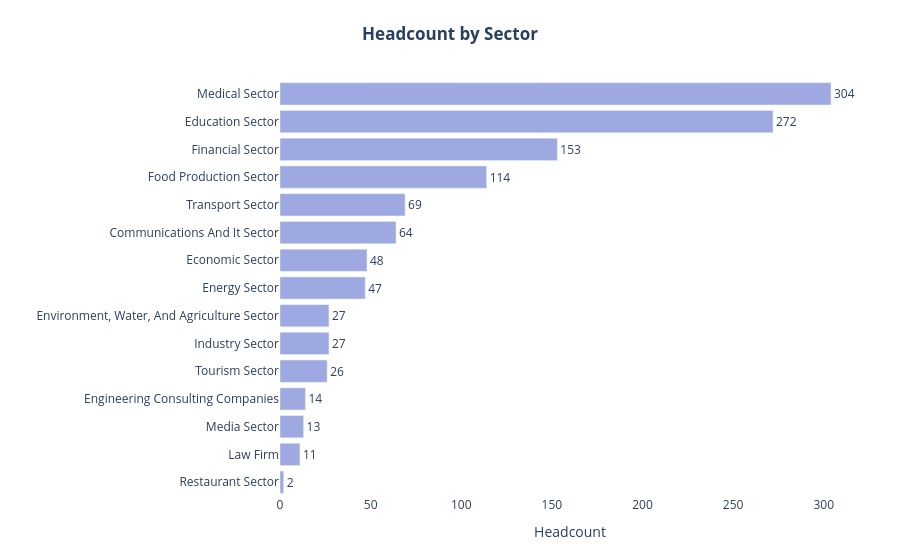

Notebook source saved alongside this figure:
### Markdown cell above
Key Insights

A small number of departments have exceptionally high attrition rates (values at or near 1.0 on the chart), highlighting acute retention problems in those areas.

Many departments cluster at moderate attrition rates (0.4–0.8), but the extreme outliers indicate targeted intervention is needed in top-ranking departments.

### Code cell
# حساب عدد الموظفين لكل قطاع
sector_counts = (
    df["Sector"]
    .value_counts()
    .sort_values(ascending=True)   # عشان يكون أفقي مرتب
)

fig = go.Figure()

fig.add_trace(go.Bar(
    x=sector_counts.values,
    y=sector_counts.index,
    orientation="h",
    marker_color="#9DA9E0",
    text=sector_counts.values,
    textposition="outside"
))

fig.update_layout(
    title={
        "text": "<b>Headcount by Sector</b>",
        "x": 0.5,
        "xanchor": "center"
    },
    xaxis_title="Headcount",
    yaxis_title="",
    width=900,
    height=550,
    plot_bgcolor="white",
    margin=dict(l=200, r=40, t=80, b=40)
)

fig.update_traces(
    hovertemplate="<b>%{y}</b><br>Headcount: %{x}<extra></extra>"
)

fig.show()

### Figure 1 — Plotly figure (JSON) as saved in the notebook; plotly's stock layout.template omitted (floating-point values rounded to 4 significant figures)
{"data": [{"hovertemplate": "<b>%{y}</b><br>Headcount: %{x}<extra></extra>", "marker": {"color": "#9DA9E0"}, "orientation": "h", "text": [2.0, 11.0, 13.0, 14.0, 26.0, 27.0, 27.0, 47.0, 48.0, 64.0, 69.0, 114.0, 153.0, 272.0, 304.0], "textposition": "outside", "type": "bar", "x": [2, 11, 13, 14, 26, 27, 27, 47, 48, 64, 69, 114, 153, 272, 304], "y": ["Restaurant Sector", "Law Firm", "Media Sector", "Engineering Consulting Companies", "Tourism Sector", "Industry Sector", "Environment, Water, And Agriculture Sector", "Energy Sector", "Economic Sector", "Communications And It Sector", "Transport Sector", "Food Production Sector", "Financial Sector", "Education Sector", "Medical Sector"]}], "layout": {"height": 550, "margin": {"b": 40, "l": 200, "r": 40, "t": 80}, "plot_bgcolor": "white", "title": {"text": "<b>Headcount by Sector</b>", "x": 0.5, "xanchor": "center"}, "width": 900, "xaxis": {"title": {"text": "Headcount"}}, "yaxis": {"title": {"text": ""}}}}
